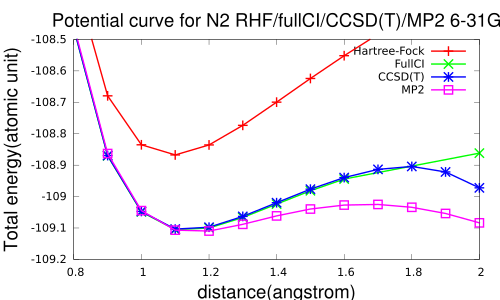

Generate this figure with gnuplot:
set terminal pdf
set title "Potential curve for N2 RHF/fullCI/CCSD(T)/MP2 6-31G" font "Helvetica,20"
set xlabel "distance(angstrom)" font "Helvetica,20"
set ylabel "Total energy(atomic unit)"  font "Helvetica,20"
set yrange [-109.2:-108.5]
set xrange [0.8:2.0]
plot '14_n2_631g_cc_mp_pes.data' using 1:2 with linespoints lw 4 ps 1 title "Hartree-Fock",\
     '14_n2_631g_pes.data' using 1:3 with linespoints lw 4 ps 1 title "FullCI",\
     '14_n2_631g_cc_mp_pes.data' using 1:4 with linespoints lw 4 ps 1 title "CCSD(T)",\
     '14_n2_631g_cc_mp_pes.data' using 1:3 with linespoints lw 4 ps 1 title "MP2"
